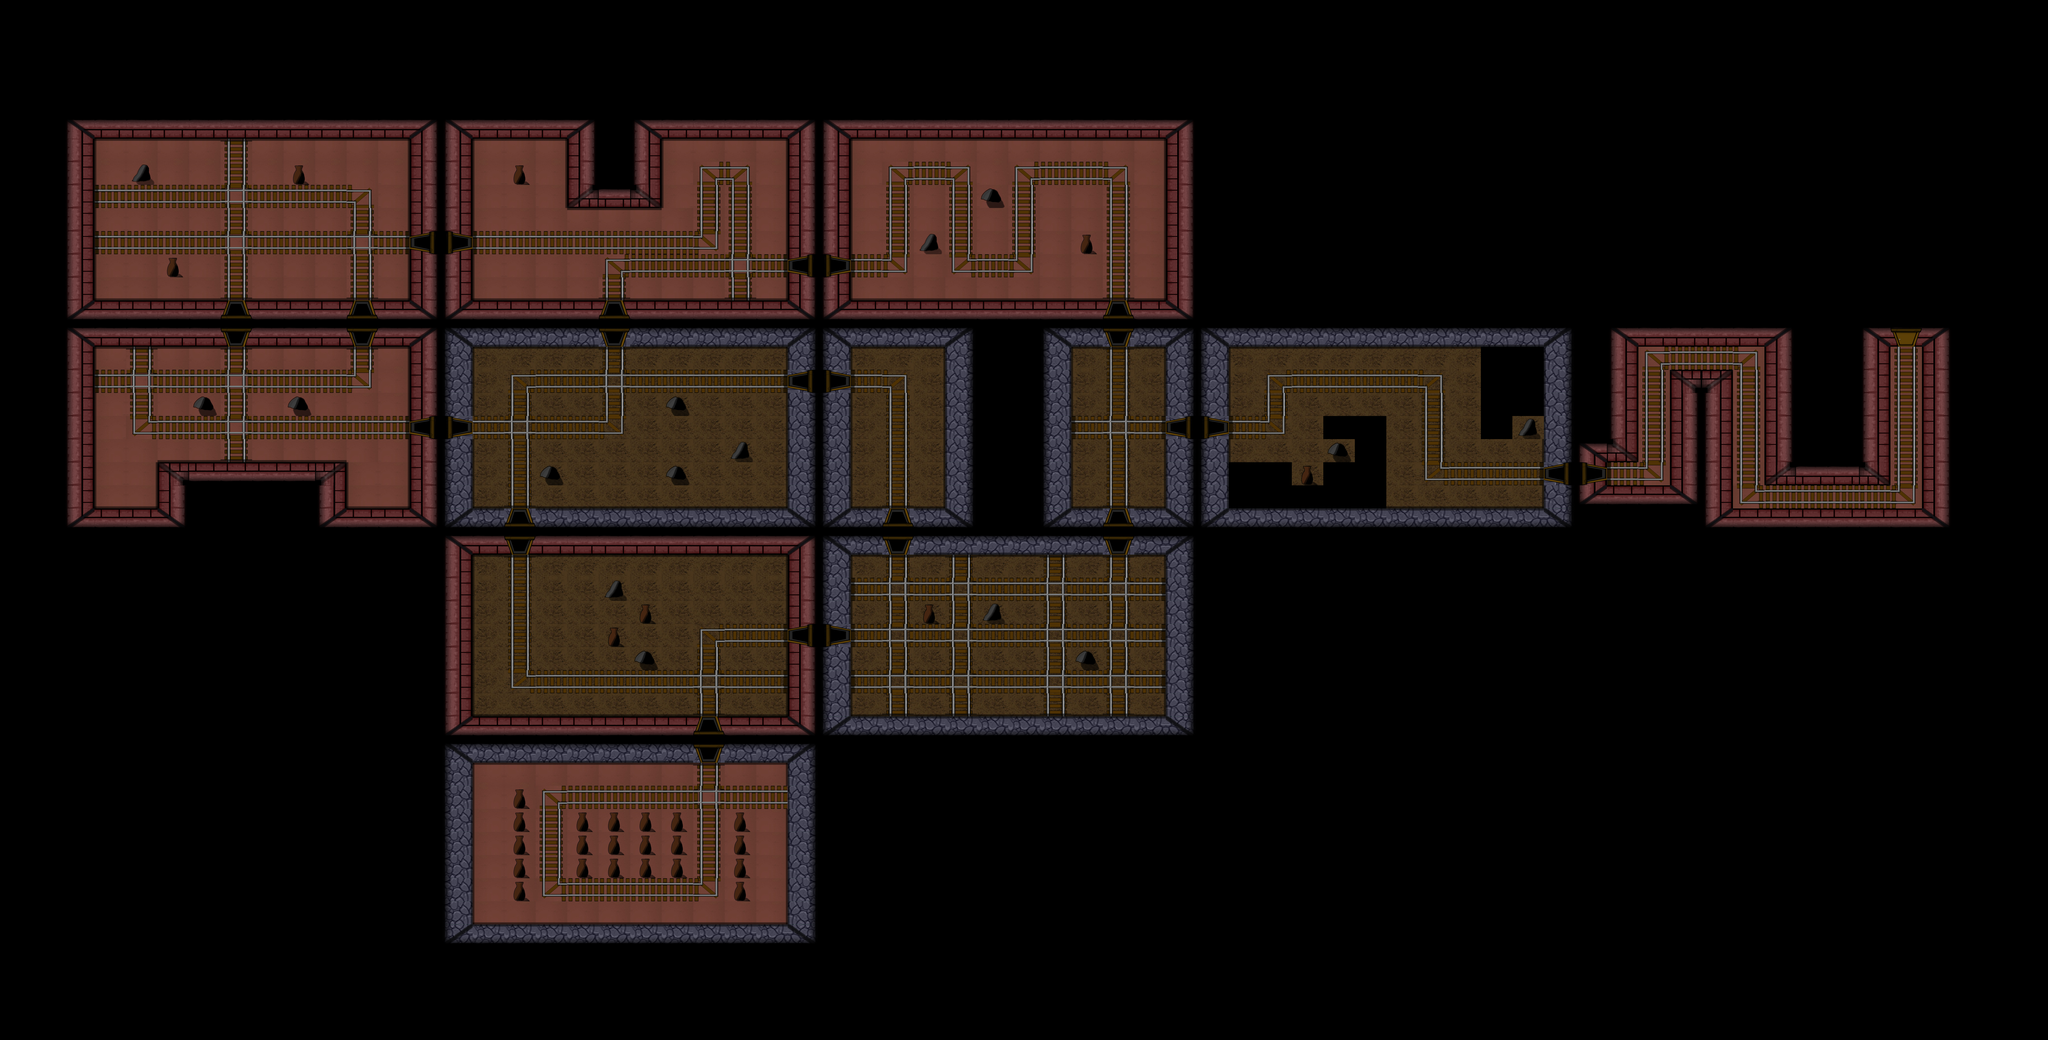

Below is a game level as drawn by its tile map, then a one-line description and the .tmx that defines it (tile-layer data replaced by summaries):
An orthogonal 65x45 tile map with 109x80 px tiles, 2 tile layers (piso, enemigos).

<map version="1.0" orientation="orthogonal" renderorder="right-down" width="65" height="45" tilewidth="109" tileheight="80" nextobjectid="1">
 <tileset firstgid="1" name="tilesetfinal" tilewidth="109" tileheight="80" tilecount="108">
  <image source="tileset/tilesetfinal.png" trans="ffffff" width="1024" height="1024" />
 </tileset>
 <layer name="piso" width="65" height="45">
  <data>[2925 cells, 2790 non-empty, 76 distinct tile ids]</data>
 </layer>
 <layer name="enemigos" width="65" height="45">
  <data>[2925 cells, 0 non-empty, 0 distinct tile ids]</data>
 </layer>
</map>
